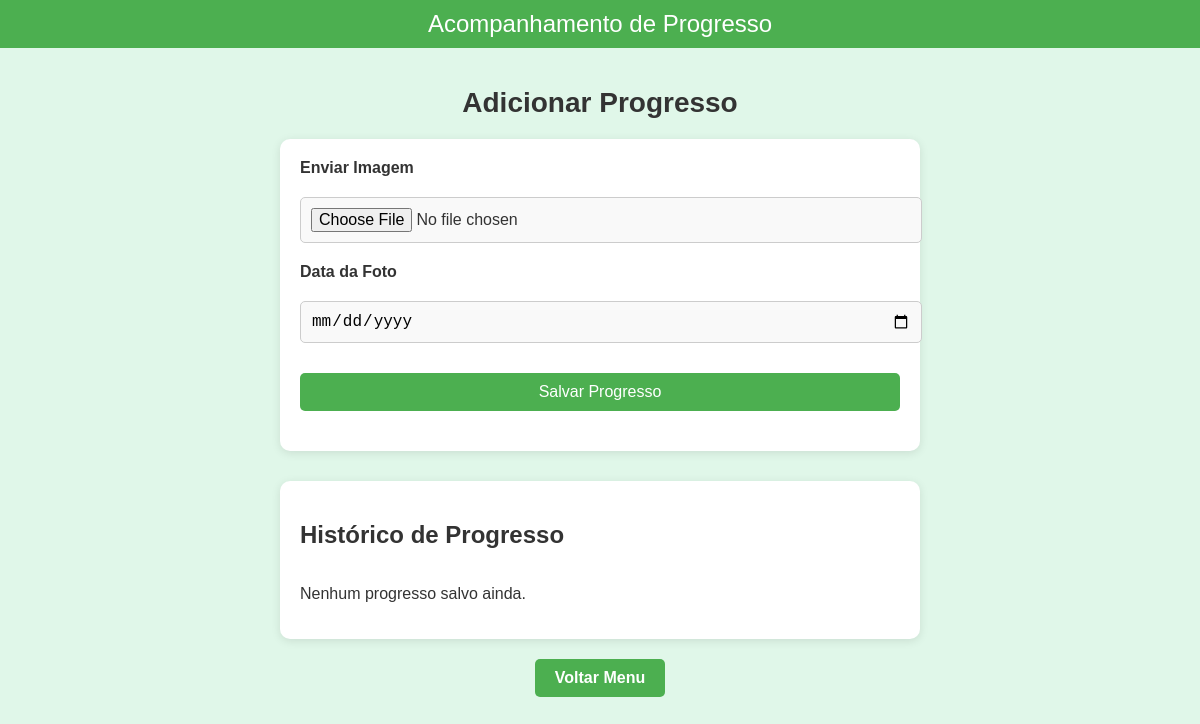
/progresso/, run on an earlier commit of the app's database.
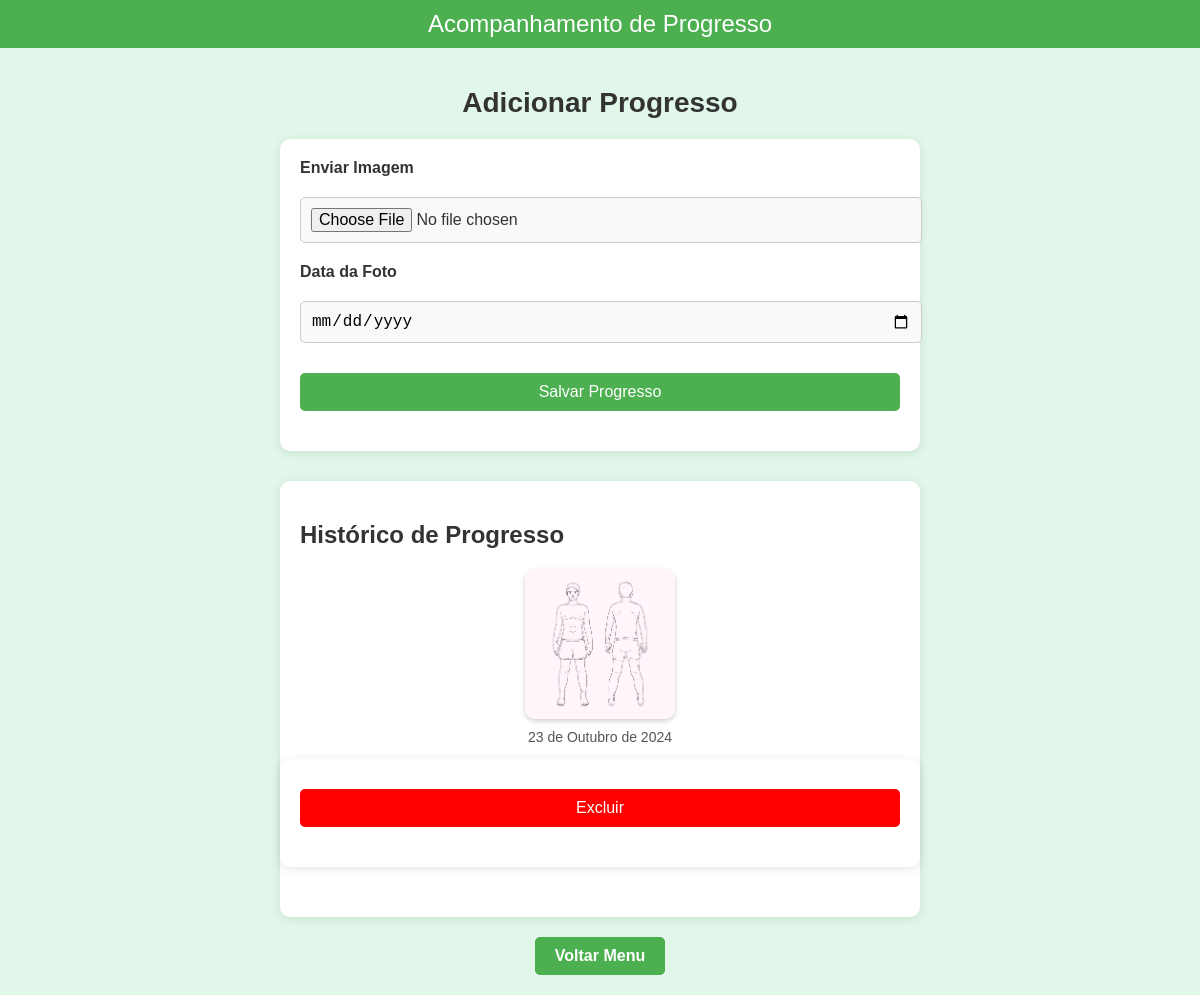
And on a later commit of the database.
### app_fitplan/models.py (models this page shows, shortened)
class Progresso(models.Model):
    imagem = models.ImageField(upload_to='progresso/')
    data = models.DateField()

### app_fitplan/views.py (the view)
# urls.py: path('progresso/', views.progresso, name='progresso'),
def progresso(request):
    progressos = Progresso.objects.all()
    return render(request, 'progresso.html', {'progressos': progressos})

### app_fitplan/templates/progresso.html (shortened to what this page needs)
<!DOCTYPE html>
<html lang="pt-br">
<head>
</head>
<body>
    <header>Acompanhamento de Progresso</header>
    <div class="container">
        <h1>Adicionar Progresso</h1>
        <form method="post" enctype="multipart/form-data" action="/upload-progresso/">
            <label for="imagem">Enviar Imagem</label>
            <input type="file" id="imagem" name="imagem" accept="image/*" required>
            <label for="data">Data da Foto</label>
            <input type="date" id="data" name="data" required>
            <button type="submit">Salvar Progresso</button>
        </form>
        <div class="photo-gallery">
            <h2>Histórico de Progresso</h2>
            <div class="photos">
                {% if progressos %}
                    {% for progresso in progressos %}
                        <div class="photo-item">
                            <img src="{{ progresso.imagem.url }}" alt="Progresso {{ progresso.id }}">
                            <p>{{ progresso.data }}</p>
                            <form method="post" action="{% url 'excluir_progresso' progresso.id %}">
                                <button type="submit" style="background-color: red;">Excluir</button>
                            </form>
                        </div>
                    {% endfor %}
                {% else %}
                    <p>Nenhum progresso salvo ainda.</p>
                {% endif %}
            </div>
        </div>
        <a href="/menu/" class="back-button">Voltar Menu</a>
    </div>
</body>
</html>

What changed in the data, as far as the page shows it:
added Progresso: imagem (picture), data "23 de Outubro de 2024"
Also different on the page:
text no longer shown: "Nenhum progresso salvo ainda."
